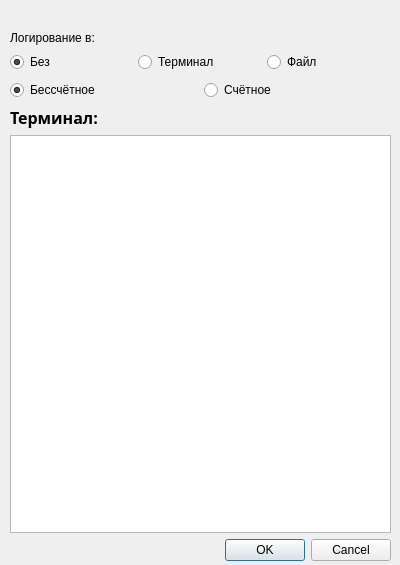
<?xml version="1.0" encoding="UTF-8"?>
<ui version="4.0">
 <class>Settings</class>
 <widget class="QDialog" name="Settings">
  <property name="geometry">
   <rect>
    <x>0</x>
    <y>0</y>
    <width>400</width>
    <height>565</height>
   </rect>
  </property>
  <property name="windowTitle">
   <string>Настройки</string>
  </property>
  <widget class="QWidget" name="verticalLayoutWidget_3">
   <property name="geometry">
    <rect>
     <x>10</x>
     <y>80</y>
     <width>381</width>
     <height>481</height>
    </rect>
   </property>
   <layout class="QVBoxLayout" name="verticalLayout_3">
    <item>
     <layout class="QVBoxLayout" name="verticalLayout">
      <item>
       <layout class="QHBoxLayout" name="horizontalLayout_3">
        <item>
         <widget class="QRadioButton" name="nonCounter">
          <property name="text">
           <string>Бессчётное</string>
          </property>
          <property name="checked">
           <bool>true</bool>
          </property>
         </widget>
        </item>
        <item>
         <widget class="QRadioButton" name="counter">
          <property name="text">
           <string>Счётное</string>
          </property>
          <property name="checked">
           <bool>false</bool>
          </property>
         </widget>
        </item>
       </layout>
      </item>
      <item>
       <widget class="QLabel" name="label">
        <property name="font">
         <font>
          <family>Segoe UI Black</family>
          <pointsize>12</pointsize>
          <weight>75</weight>
          <bold>true</bold>
         </font>
        </property>
        <property name="text">
         <string>Терминал:</string>
        </property>
       </widget>
      </item>
      <item>
       <widget class="QTextBrowser" name="terminal"/>
      </item>
      <item>
       <widget class="QDialogButtonBox" name="buttonBox">
        <property name="standardButtons">
         <set>QDialogButtonBox::Cancel|QDialogButtonBox::Ok</set>
        </property>
       </widget>
      </item>
     </layout>
    </item>
   </layout>
  </widget>
  <widget class="QWidget" name="verticalLayoutWidget_2">
   <property name="geometry">
    <rect>
     <x>10</x>
     <y>30</y>
     <width>379</width>
     <height>42</height>
    </rect>
   </property>
   <layout class="QVBoxLayout" name="verticalLayout_2">
    <item>
     <widget class="QLabel" name="label_2">
      <property name="text">
       <string>Логирование в:</string>
      </property>
     </widget>
    </item>
    <item>
     <layout class="QHBoxLayout" name="horizontalLayout">
      <item>
       <widget class="QRadioButton" name="without_log">
        <property name="text">
         <string>Без</string>
        </property>
        <property name="checked">
         <bool>true</bool>
        </property>
       </widget>
      </item>
      <item>
       <widget class="QRadioButton" name="terminal_log">
        <property name="text">
         <string>Терминал</string>
        </property>
       </widget>
      </item>
      <item>
       <widget class="QRadioButton" name="file_log">
        <property name="text">
         <string>Файл</string>
        </property>
       </widget>
      </item>
     </layout>
    </item>
   </layout>
  </widget>
 </widget>
 <resources/>
 <connections/>
</ui>
